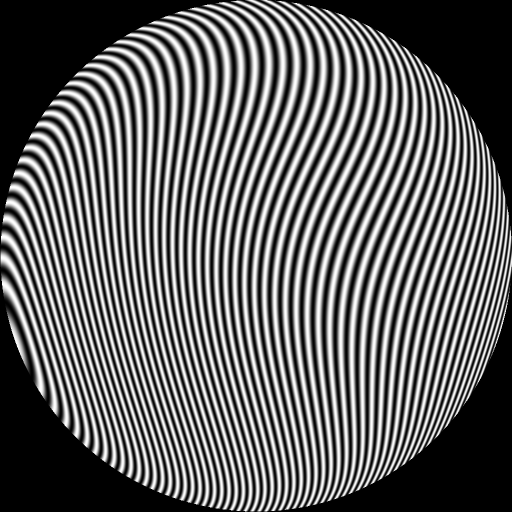
#> input picture test_data/Generated.bmp, 1024 x 1024 px (shown at 1/2 size)
$ python -i course_lib.py   (imports and definitions only)
#> lines starting #> are read from the running program, lines starting #| are printed output that depends on the picture
#> further down, picture is the input picture: shape (1024, 1024); min 0, max 255, mean 99.9
"""Учебные реализации. Не обёртки над DLL и не замена измерительному ПО.

Фаза — радианы, orders — phi/(2*pi). Синтетическая система: X вправо,
Y вверх, массивы показываются с origin='lower'. У Qt координата Y другая.
"""
from heapq import heappop, heappush
from math import factorial

import matplotlib.pyplot as plt
import numpy as np
from scipy import ndimage, optimize, signal

# [2 lines not run here, left out]
TAU = 2 * np.pi


def grid(n=128):
    axis = np.linspace(-1, 1, n)
    return np.meshgrid(axis, axis)


# [32 lines left out: functions scene, camera, show_maps, not called in this run]


def wrap(phi):
    return np.angle(np.exp(1j*phi))


# [196 lines left out: functions compare, unwrap_quality, fourier_phase, cwt_phase, psi_known, psi_unknown and 1 more, not called in this run]


def tensor_orientation(image, sigma=1.5):
#> called with sigma = 1.5
    gy, gx = np.gradient(image)
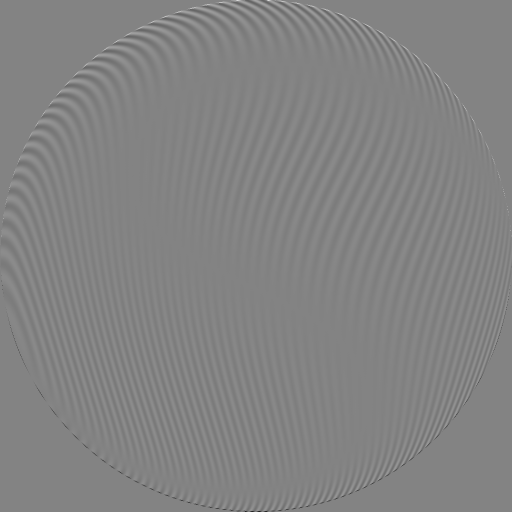
#> gy: shape (1024, 1024) float64 (shown at 1/2 size); min -255, max 241, mean 0; drawn with min black and max white
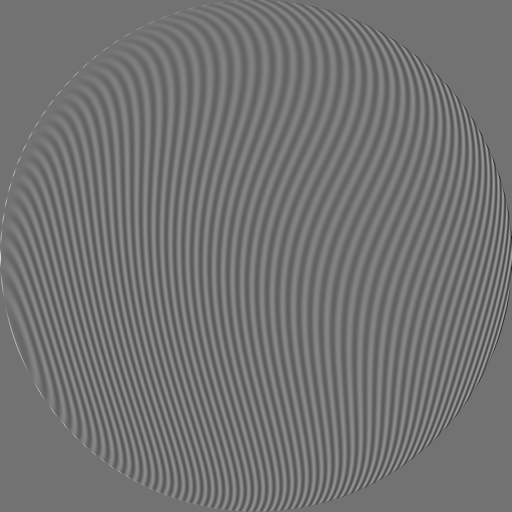
#> gx: shape (1024, 1024) float64 (shown at 1/2 size); min -209, max 255, mean 0; drawn with min black and max white
    xx = ndimage.gaussian_filter(gx*gx, sigma)
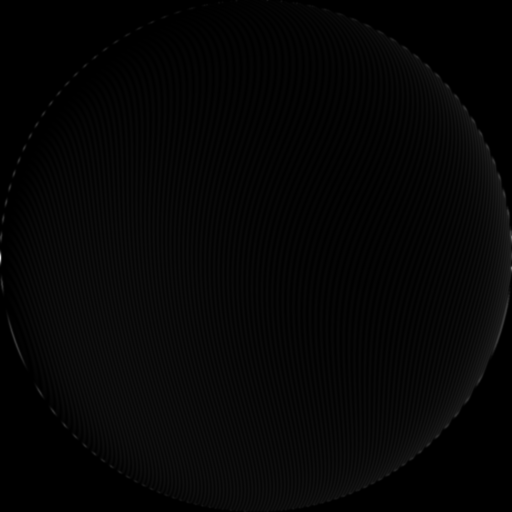
#> xx: shape (1024, 1024) float64 (shown at 1/2 size); min 0, max 35615.6, mean 749.2; drawn with min black and max white
    yy = ndimage.gaussian_filter(gy*gy, sigma)
    xy = ndimage.gaussian_filter(gx*gy, sigma)
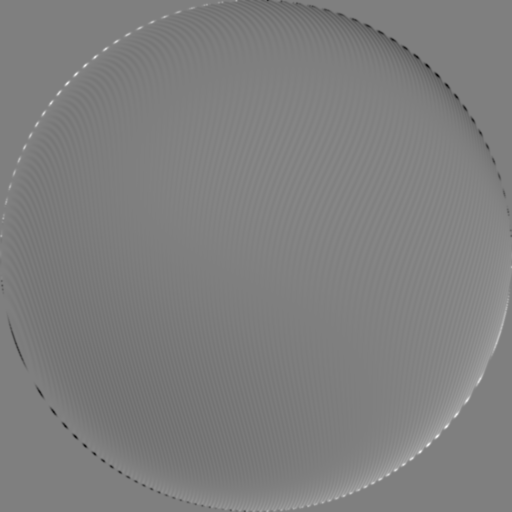
#> xy: shape (1024, 1024) float64 (shown at 1/2 size); min -5827.9, max 5818.9, mean -26; drawn with min black and max white
    normal = .5*np.arctan2(2*xy, xx-yy)
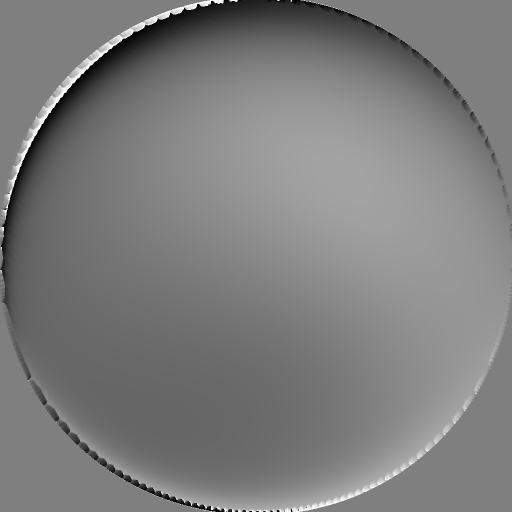
#> normal: shape (1024, 1024) float64 (shown at 1/2 size); min -1.57, max 1.57, mean -0.0297; drawn with min black and max white
    coherence = np.hypot(xx-yy, 2*xy)/(xx+yy+1e-12)
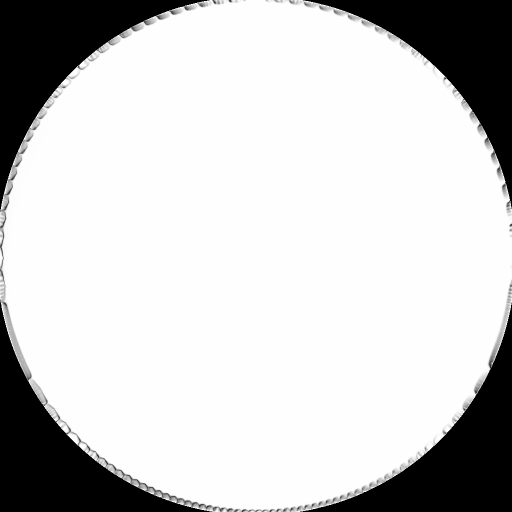
#> coherence: shape (1024, 1024) float64 (shown at 1/2 size); min 0, max 1, mean 0.799
    return normal, coherence


# [36 lines left out: functions row_tracker, thin_zhang_suen, not called in this run]


TERMS = [(0,0),(1,1),(1,-1),(2,0),(2,2),(2,-2),(3,1),(3,-1),(3,3),(3,-3),(4,0)]


# [54 lines left out: functions zernike, modal_fit, sequential_seregin, not called in this run]

>>> import cv2
>>> picture = cv2.imread('../../test_data/Generated.bmp', cv2.IMREAD_GRAYSCALE)
>>> result = tensor_orientation(picture)

$ run again, on test_data/Terminal.bmp
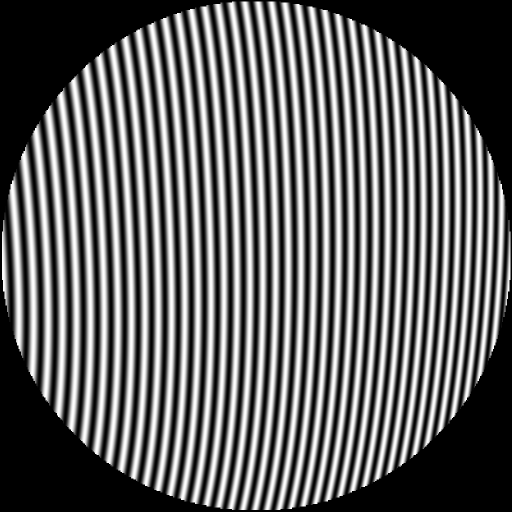
#> input picture test_data/Terminal.bmp, 1024 x 1024 px (shown at 1/2 size)
#> picture is the input picture: shape (1024, 1024); min 0, max 255, mean 99.2
#> in tensor_orientation, `normal = .5*np.arctan2(2*xy, xx-yy)`:
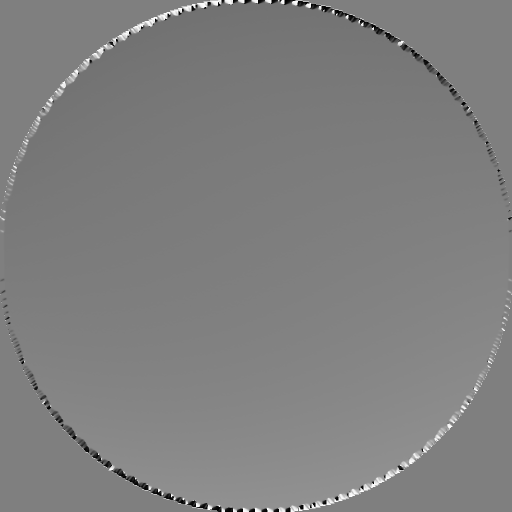
#> normal: shape (1024, 1024) float64 (shown at 1/2 size); min -1.57, max 1.57, mean 0.00306; drawn with min black and max white
#> in tensor_orientation, `coherence = np.hypot(xx-yy, 2*xy)/(xx+yy+1e-12)`:
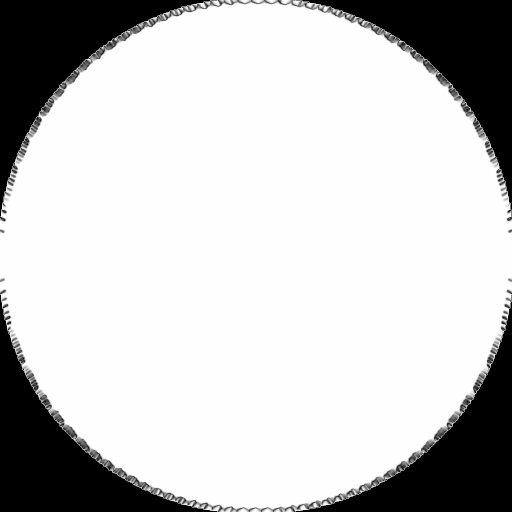
#> coherence: shape (1024, 1024) float64 (shown at 1/2 size); min 0, max 1, mean 0.788

$ run again, on test_data/synthetic_test_2.bmp
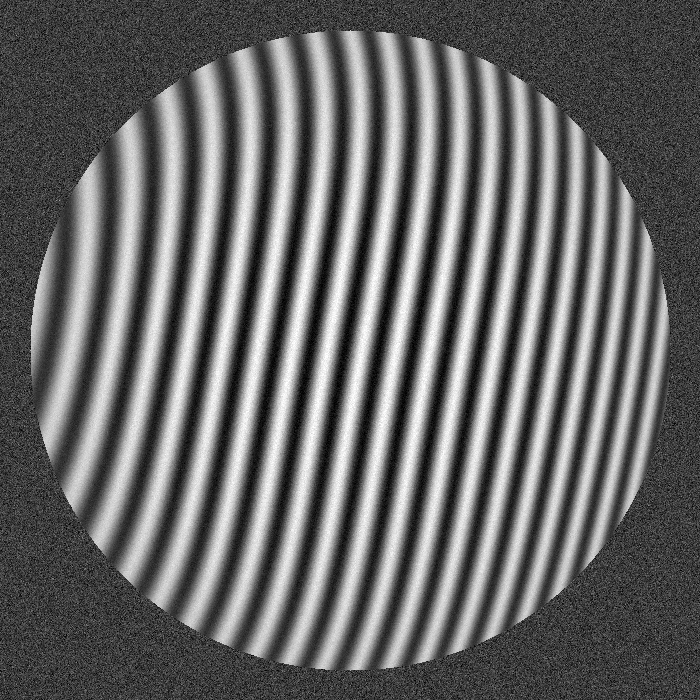
#> input picture test_data/synthetic_test_2.bmp, 700 x 700 px
#> picture is the input picture: shape (700, 700); min 0, max 255, mean 104.1
#> in tensor_orientation, `normal = .5*np.arctan2(2*xy, xx-yy)`:
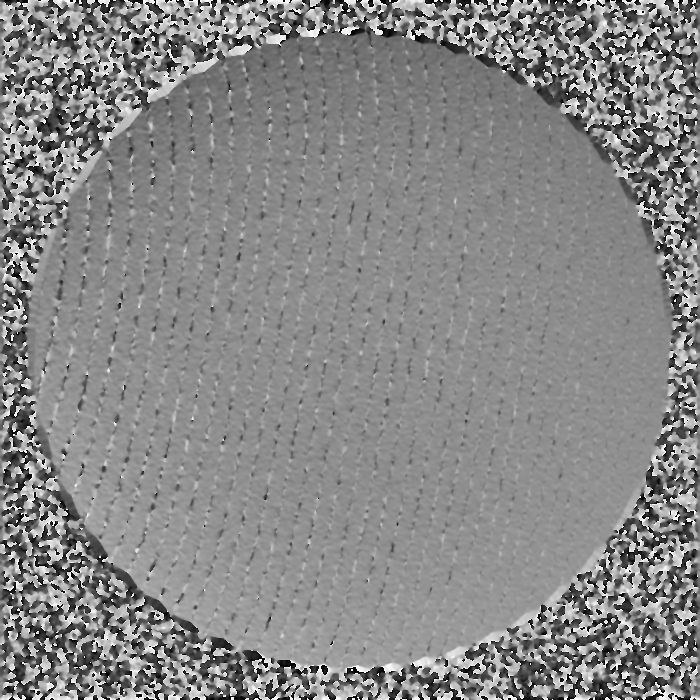
#> normal: shape (700, 700) float64; min -1.57, max 1.57, mean 0.0976; drawn with min black and max white
#> in tensor_orientation, `coherence = np.hypot(xx-yy, 2*xy)/(xx+yy+1e-12)`:
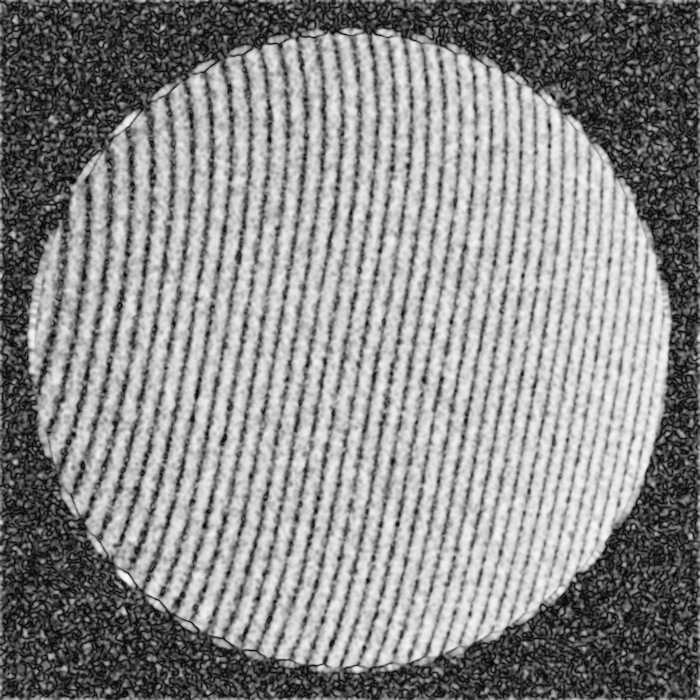
#> coherence: shape (700, 700) float64; min 0.000808, max 0.981, mean 0.538
